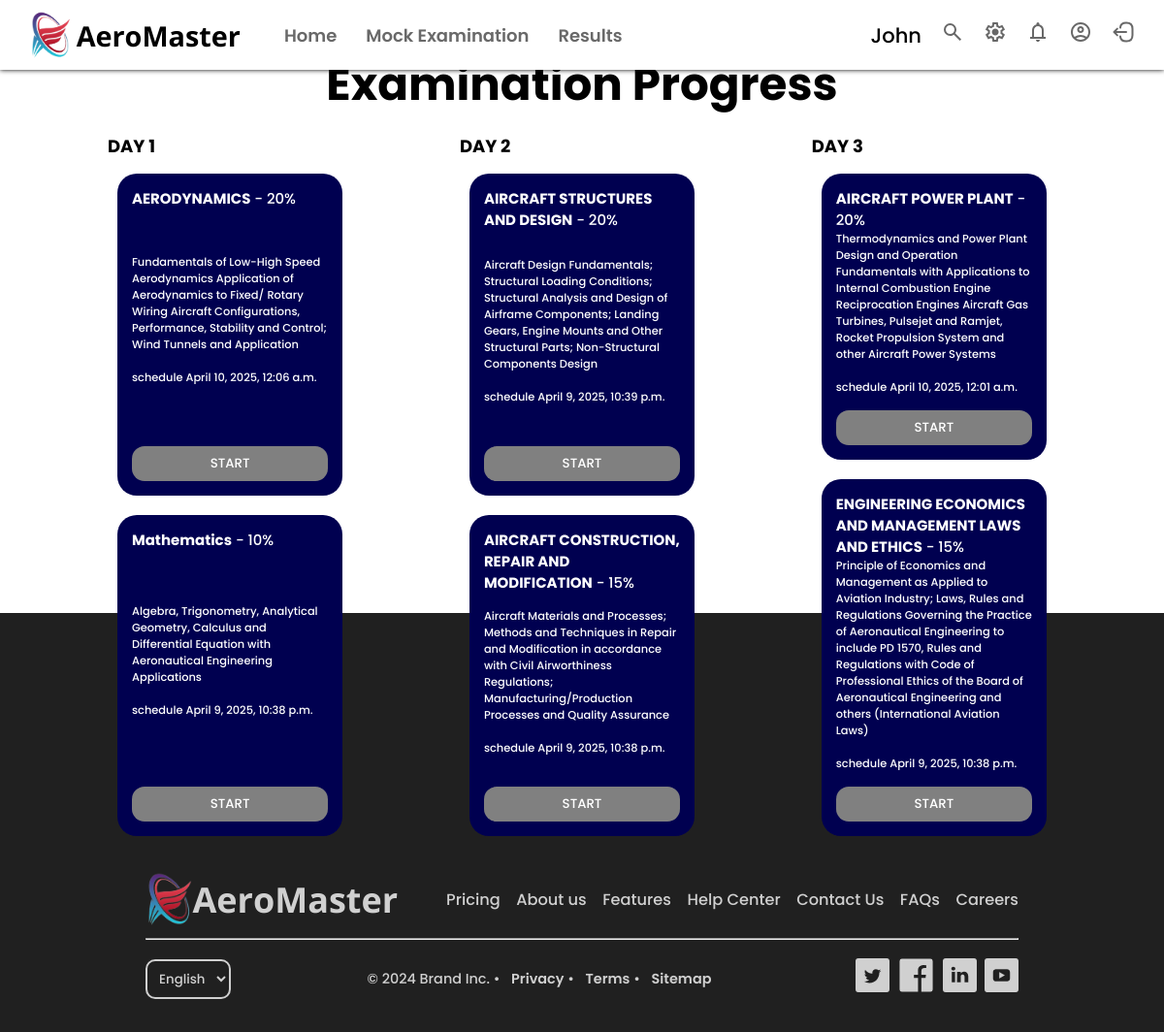
The app's page /home/ (signed in), older data.
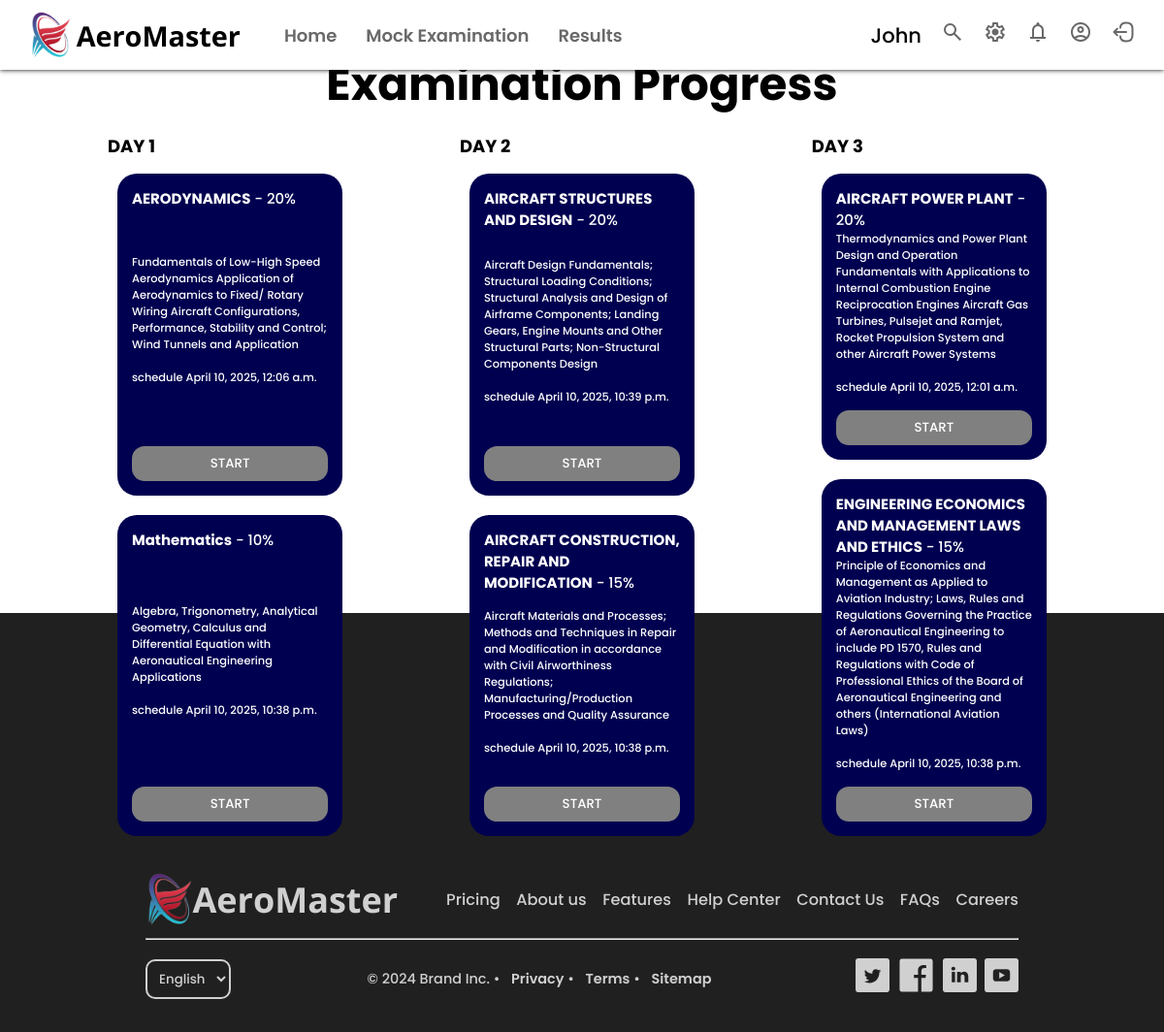
The same page, newer data.
### AeroMaster_admin/models.py (models this page shows, shortened)
class ExamSetting(models.Model):
    subject = models.CharField(max_length=50, blank=False, null=False)
    date_time = models.DateTimeField(blank=False, null=False)
    passing_score = models.IntegerField(default=38)
    shuffle = models.BooleanField(default=True, blank=False, null=False)
    duration = models.IntegerField()  # Store duration in minutes

### AeroMaster/views.py (the view)
    def wrapper(request, *args, **kwargs):
        if not request.user.is_authenticated or request.user.role != 'user':
            return render(request, 'landing_page.html')
        return view_func(request, *args, **kwargs)

### AeroMaster/authentication.py (called while the page is built)
    def get_user(self, user_id):
        try:
            return User.objects.get(pk=user_id)
        except User.DoesNotExist:
            return None

### AeroMaster/models.py (called while the page is built)
    @property
    def is_authenticated(self):
        return True

### AeroMaster/views.py (called while the page is built)
def user_required(view_func):
    def wrapper(request, *args, **kwargs):
        if not request.user.is_authenticated or request.user.role != 'user':
            return render(request, 'landing_page.html')
        return view_func(request, *args, **kwargs)
    return wrapper

@user_required
def home_view(request):
    def get_exam(subject_code):
        try:
            exam = ExamSetting.objects.get(subject=subject_code)
            exam.date_time = localtime(exam.date_time)
            return exam
        except ExamSetting.DoesNotExist:
            return None
    context = {
        'aero_setting': get_exam('AERO'),
        'eemle_setting': get_exam('EEMLE'),
        'acrm_setting': get_exam('ACRM'),
        'math_setting': get_exam('MATH'),
        'struc_setting': get_exam('STRUC'),
        'pwrp_setting': get_exam('PWRP'),
    }
    return render(request, 'home.html', context)

### frontend/templates/home.html (shortened to what the changed rows need)
{% extends 'base.html' %}
{% load static %}
{% block link %}
    <link rel="stylesheet" href="{% static 'styles/home_page.css' %}?v={{ timestamp }}">
{% endblock %}
{% block content %}
    <div class="home">
        <h1>Examination Progress</h1>
        <div class="progress">
            <div class="progress_card">
                <div class="subject_card">
                    <h5><b>Mathematics</b> - 10%</h5>
                    <p>Algebra, Trigonometry, Analytical Geometry,
                        Calculus and Differential Equation with
                        Aeronautical Engineering Applications
                        <br><br>
                        schedule {{ math_setting.date_time }}
                    </p>
                    {% if math_setting %}
                        <button id="math_start" onclick="window.location.href = '{% url 'mock_exam' subject='MATH' %}'">START</button>
                    {% endif %}
                </div>
            </div>
            <div class="progress_card">
                <div class="subject_card">
                    <h5><b>AIRCRAFT STRUCTURES AND DESIGN</b> - 20%</h5>
                    <p>Aircraft Design Fundamentals; Structural Loading Conditions;
                        Structural Analysis and Design of Airframe Components;
                        Landing Gears, Engine Mounts and Other Structural Parts;
                        Non-Structural Components Design
                        <br><br>
                        schedule {{ struc_setting.date_time }}
                    </p>
                    {% if struc_setting %}
                        <button id="struc_start" onclick="window.location.href = '{% url 'mock_exam' subject='STRUC' %}'">START</button>
                    {% endif %}
                </div>
                <div class="subject_card">
                    <h5><b>AIRCRAFT CONSTRUCTION, REPAIR AND MODIFICATION</b> - 15%</h5>
                    <p>Aircraft Materials and Processes; Methods and Techniques
                        in Repair and Modification in accordance with Civil
                        Airworthiness Regulations; Manufacturing/Production
                        Processes and Quality Assurance
                        <br><br>
                        schedule {{ acrm_setting.date_time }}
                    </p>
                    {% if acrm_setting %}
                        <button id="acrm_start" onclick="window.location.href = '{% url 'mock_exam' subject='ACRM' %}'">START</button>
                    {% endif %}
                </div>
            </div>
            <div class="progress_card">
                <div class="subject_card">
                    <h5><b>ENGINEERING ECONOMICS AND MANAGEMENT LAWS AND ETHICS</b> - 15%</h5>
                    <p>Principle of Economics and Management as Applied to Aviation
                        Industry; Laws, Rules and Regulations Governing the Practice
                        of Aeronautical Engineering to include PD 1570, Rules and
                        Regulations with Code of Professional Ethics of the Board of
                        Aeronautical Engineering and others (International Aviation Laws)
                        <br><br>
                        schedule {{ eemle_setting.date_time }}
                    </p>
                    {% if eemle_setting %}
                        <button id="eemle_start" onclick="window.location.href = '{% url 'mock_exam' subject='EEMLE' %}'">START</button>
                    {% endif %}
                </div>
            </div>
        </div>
    </div>
{% include 'footer.html' %}
{% endblock %}

Row changes from the older to the newer data that the page shows:
changed ExamSetting (number 2 of 6 on the later page): date_time "April 9, 2025, 10:38 p.m." → "April 10, 2025, 10:38 p.m."
changed ExamSetting: date_time "April 9, 2025, 10:39 p.m." → "April 10, 2025, 10:39 p.m."
changed ExamSetting (number 4 of 6 on the later page): date_time "April 9, 2025, 10:38 p.m." → "April 10, 2025, 10:38 p.m."
changed ExamSetting (number 6 of 6 on the later page): date_time "April 9, 2025, 10:38 p.m." → "April 10, 2025, 10:38 p.m."
